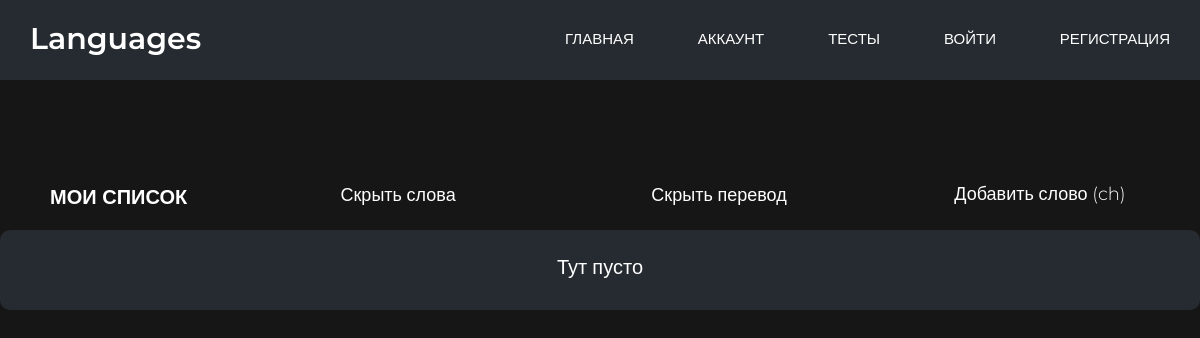
Page /chCards on the earlier database version.
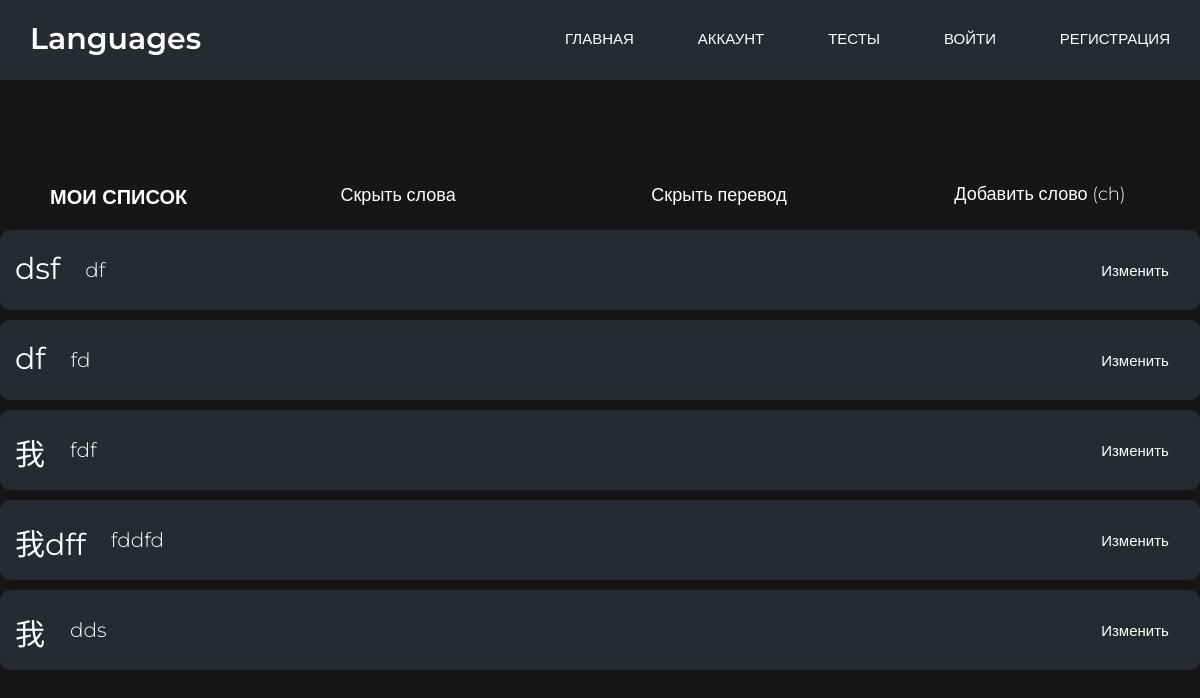
Same page on the later database version.
### main/models.py (models this page shows, shortened)
class Card(models.Model):
    word = models.CharField('Слово', max_length=20)
    description = models.TextField('Перевод', max_length=70)

### main/views.py (the view)
# urls.py: path('chCards', views.chCards),
def chCards(reguest):
    cards = Card.objects.order_by('-id')
    return render(reguest, 'main/chCards.html', {'cards': cards})

### main/templates/main/chCards.html (shortened to what this page needs)
{% extends 'main/base.html' %}
{% block link %}
{% load static %}
<link rel="stylesheet" href="{% static 'main/css/cards.css' %}">
{% endblock %}
{% block content %}
<div class="wrapper">
    <div class="title">
        <h4 class="myWords">МОИ СПИСОК</h4>
        <div class="wordBtn">
            <button class="wordBtnFirst" id="wordBtnFirst">
                <h4 class="hideWord">Скрыть слова</h4>
            </button>
        </div>
        <div class="descriptionBtn">
            <button class="descriptionBtnSecond" id="descriptionBtnSecond">
                <h4 class="hideDescription">Скрыть перевод</h4>
            </button>
        </div>
        <div class="createNewCard">
            <a class="createNewCardLink" href="/createChCard"><h4 class="textCreate">Добавить слово (ch)</h4></a>
        </div>
    </div>
    {% if cards %}
    {% for el in cards %}
    <div class="card">
        <div class="cardWrapper">
            <div class="cardWrapperAll">
                <p class="word" id="word">
                    {{ el.word }}
                </p>
                <p class="description" id="description">
                    {{ el.description }}
                </p>
            </div>
            <div class="deleteWord">
                <button class="deleteWordBtn">Изменить</button>
            </div>
        </div>
    </div>
    {% endfor %}
    {% else %}
    <div class="noCards">
        <p class="noCardsText">Тут пусто</p>
    </div>
    {% endif %}
</div>
{% endblock %}

Differences in the rows shown:
added Card: word "dsf", description "df"
added Card: word "df", description "fd"
added Card: word "我", description "fdf"
added Card: word "我dff", description "fddfd"
added Card: word "我", description "dds"
Other differences:
text no longer shown: "Тут пусто"
